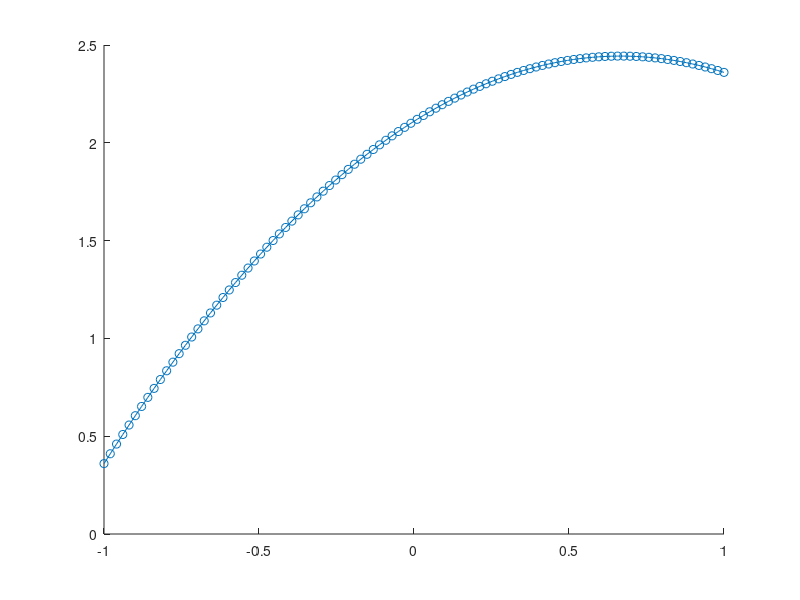

The MATLAB script that drew this image: (Note: this script raises an error after producing the figure.)
function result = Homework3_Tanner()
    n = 3; d = 2;
    %vander = vandermonde(n, d);
    %result = Q2_vandplot()
    result = Q3_LScoeff(d)
    %result = Q4_LSF_error()
    %result = Q5_cond()
    
end

function q5 = Q5_cond()
    C = [];
    D = linspace(1, 31, 32);
    for i = 1:31
        A = vandermonde(33, i);
        C(i + 1) = cond(A);
    end
    
    semilogy(D, C, '-x')
    title('LS Polynomial - Degree vs Condition Number')
    xlabel('Polynomial Degree')
    ylabel('Condition Number')
    q5 = C;
end

function max_error = Q4_LSF_error()
    deg = linspace(1, 31, 32);
    errors = zeros(32);
    
    for d = 1:31
        Pd = coefficients(d); % Vandermonde matrix Pd
        d_error= []; 
        
        X = linspace(-1, 1, 100);
        % Get error for degree d at point xj
        for j = 1:100 
            xj = X(j);
            Pd_xj = 0; 
            for e = 1:size(Pd,1) 
                % below, of the form a*c^i
                Pd_xj = Pd_xj + (Pd(e) * xj^(e-1)); 
            end
            d_error(j) = abs(f(xj)-Pd_xj) / abs(f(xj)); 
        end
        % Place max error into list of maxes
        errors(d + 1) = max(d_error);
    end
    
    max_error = max(errors);
    semilogy(deg, errors, '-x')
    title('Interpolated Polynomials - Degree vs Max Error')
    xlabel('Degree')
    ylabel('Max interpolation point errror')
end

function p = coefficients(d)
    A = vandermonde(33, d); 
    X = [];
    for i=1:(33) 
        xi = -1 + (2*((i-1)/32));
        X(end + 1) = f(xi);
    end
    Y = (A.')*A;
    S = (A.')*(X.');
    p = Y \ S;
end


function q3 = Q3_LScoeff(d)
    A = vandermonde(33, d); 
    X = linspace(-1, 1, 33);
    for i=1:(33)
        X(i) = f(X(i));
    end

    % A.' = A^(-1) or tranpose of A
    % Calculate coefficient values
    Y = (A.') * A; 
    S = (A.') * (X.'); 
    lsf_polynomial = Y \ S;
    fprintf('%d', lsf_polynomial);

    points = linspace(-1, 1, 100);
    E_x = [];
    F_x = [];
    for i=1:100
        xj = points(i)
        % computed coefficients of the LS polynomial
        E_x(end +1) = -0.75*xj^2 + xj + 2.11; 
        F_x(end+1) = f(xj); 
    end
    hold on 
    plot(points, E_x, '-o')  %blue
    plot(points, F_x, '-X') %red
        title('f(x)=2+x+xsin(2*pi*x), Cubic Linear Approximation') 
        xlabel('x') 
        ylabel('y') 
        legend('Polynomial Approximation', 'f(x)') 
    hold off
    
    q3 = lsf_polynomial;
end

function res = f(x)
    res = 2 + x + (x*sin(2*pi*x));
end

function plot = Q2_vandplot()
    n_axis = linspace(1, 8, 8);
	cond_axis = []; 
	
	for k = 1:8 
		n = 2^k+1; 
        A = vandermonde(n, n-1)
		cond_axis(k) = cond(A);
    end
    
	semilogy(n_axis, cond_axis, '-o')
    title('Vandermonde matrix size vs. Condition number')
	xlabel('matrix size (n)')
    ylabel('log(Condition Number)')
    plot = [n_axis, cond_axis]
end

function res = vandermonde(n, d)
	% empty matrix V, evenly spaced vector across [-1,1] X
    V = zeros(n, d+1);
    X = linspace(-1, 1, n);
    
    % loop through the matrix, compute vandermonde
	for j = 1:size(V, 1)  
		for l = 1:size(V, 2) 
            V(j, l) = X(j)^(l-1); 
		end
    end
	res = V;
end
